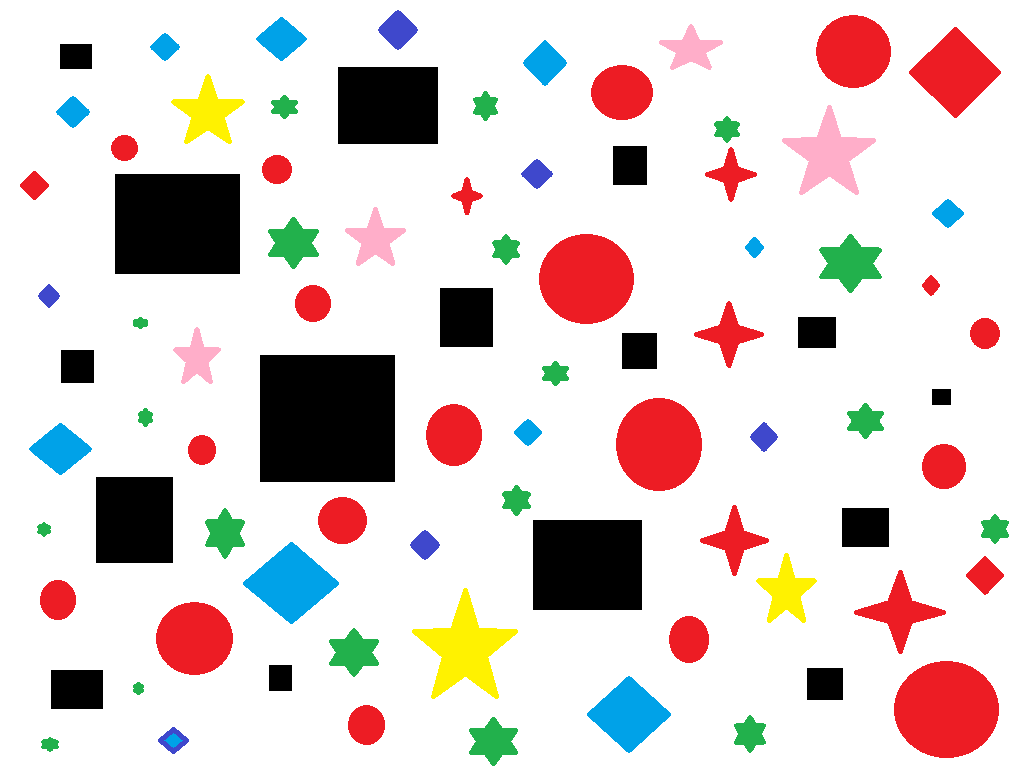
#> input picture Eliminate Small Objects/AAA.jpg, 1024 x 768 px
$ jupyter execute ESO.ipynb
#> lines starting #> are read from the running program, lines starting #| are printed output that depends on the picture; after the words box and inside, x2 and y2 are one past the last pixel; in counts of white or black regions, pixels touching at a corner belong together
## Improt Lib

[cell 1]
import cv2 as cv
import numpy as np
from matplotlib import pyplot as plt

## Load Image

[cell 2]
## !wget https://assets.gezdev.com/dip/AAA.bmp

[cell 3]
src = cv.imread("./AAA.jpg")
#> src is the input picture: shape (768, 1024, 3); mean B, G, R 209.5, 211.3, 222.4
gray_img = cv.cvtColor(src,cv.COLOR_BGR2GRAY)
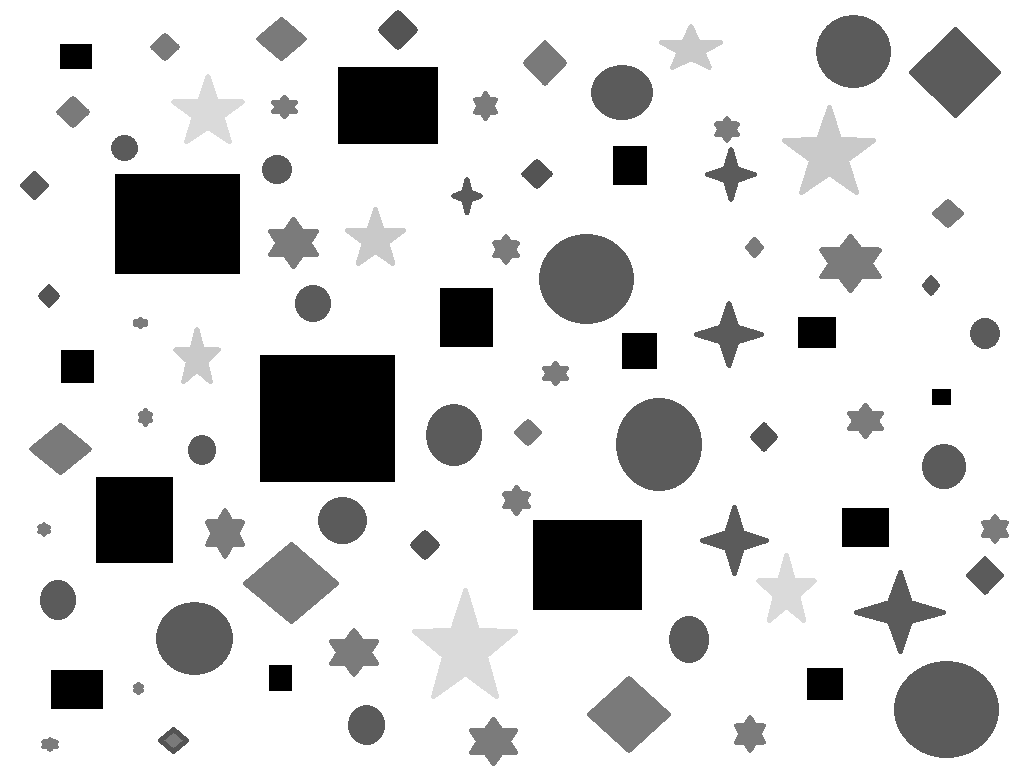
#> gray_img: shape (768, 1024); min 0, max 255, mean 214.4
canny_image = cv.Canny(gray_img, 50, 150)
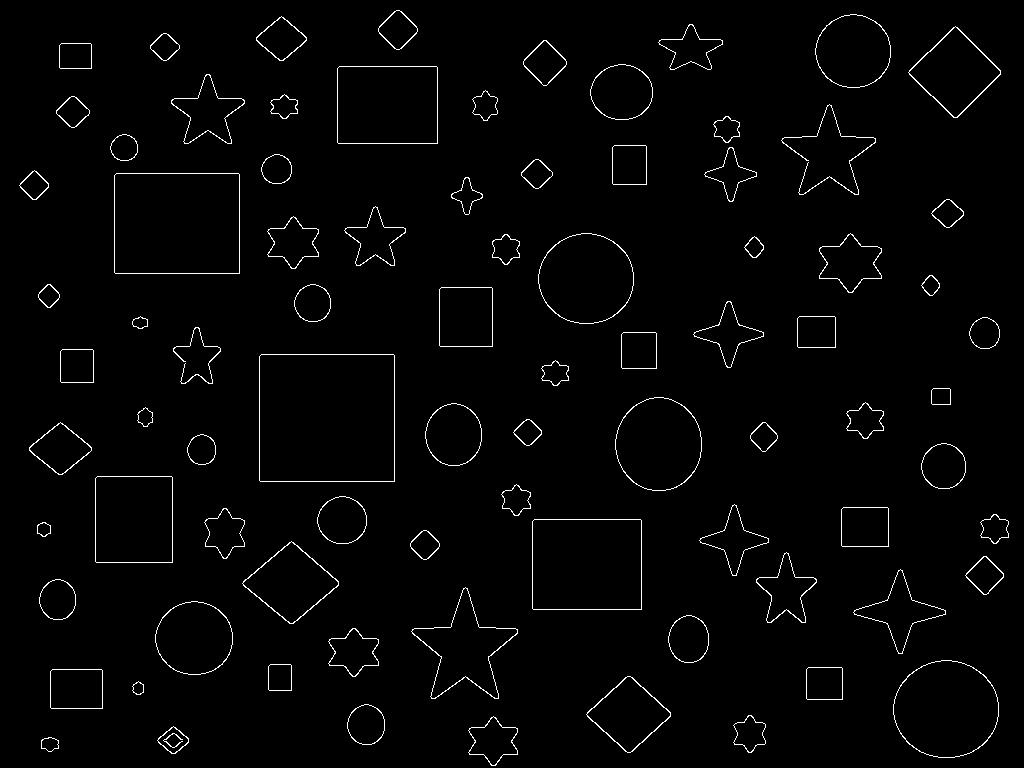
#> canny_image: shape (768, 1024); 1.9% white in thin lines or dots
plt.rcParams["figure.figsize"] = [8, 8]
plt.imshow(canny_image,cmap='gray')
plt.show()

[cell 4]
from numpy import random ## เรียกใช้งานโหมดสุ่ม
contours, hierarchy = cv.findContours(canny_image, cv.RETR_EXTERNAL, cv.CHAIN_APPROX_SIMPLE)
#> contours = 84 contours; largest, box (x1, y1, x2, y2) and area: (259, 354, 395, 482) 17142, (114, 173, 240, 274) 12497, (532, 519, 642, 610) 9807, (893, 660, 999, 758) 8000, (337, 66, 438, 144) 7697
## Remove Coutours[i] ที่มีขนาดน้อยกว่า 3000 px ยกกำลัง 2
i = 0
while(1):
    _,_,w,h = cv. boundingRect(contours[i])
    if (w*h) <= 3000:
        contours.pop(i)
        i = i-1     ## Reset ค่าของ i
    i-i+1
    if(i>-len(contours)):
        break;
#> this loop made 1 pass
#> (w, h) on pass 1: (18, 15)
#> after the loop, contours = 83 contours; largest, box (x1, y1, x2, y2) and area: (259, 354, 395, 482) 17142, (114, 173, 240, 274) 12497, (532, 519, 642, 610) 9807, (893, 660, 999, 758) 8000, (337, 66, 438, 144) 7697; i = -1
## re-check > 3000
for i,value in enumerate(contours):
    _,_,w,h, = cv.boundingRect(contours[i])
    if (w*h) <= 3000:
        print(w*h)
#> this loop made 83 passes
#> (w, h) on passes 1 to 12: (32, 28), (50, 50), (33, 38), (38, 41), (12, 14), (85, 77), (53, 40), (37, 33), (24, 27), (106, 98), (51, 49), (41, 48)
#| 896
#| 2500
#| 1254
#| 1558
#| 168
#| 2120
#| 1221
#| 648
#> (further printed lines are left out)

edge_img = canny_image.copy() ## สำเนาภาพ
drawn_contour_img = np.zeros(edge_img.shape,dtype=np.uint8) ## สร้างภาพเปล่าๆ ขึ้นมาเพื่อวาด Contourที่เราหาได้
drawn_contour_img = cv.cvtColor(drawn_contour_img,cv.COLOR_GRAY2RGB) ## ใช้สี
#> drawn_contour_img: shape (768, 1024, 3); every value is 0

for i,value in enumerate(contours): ## ใช้ Loop เข้าใน Contours
    c = random.randint(255, size=(3))   ## สุ่มค่าสี
    color = (c[0].item(),c[1].item(),c[2].item())   ## ใช้สี
    cv.drawContours(drawn_contour_img, contours, i, color, 1) ## วาด contours
    x,y,w,h = cv.boundingRect(contours[i]) ## กำหนดตัวแปร ไว้สร้างกรอบสี่เหลี่ยม ทุก contours
    cv.putText(drawn_contour_img,str(i+1),(x,y-3),cv.FONT_HERSHEY_SIMPLEX,0.4,color,1)  ## ตัวเลขบอกจำนวนของกรอบสี่เหลี่ยม
    cv.rectangle(drawn_contour_img,(x,y),(x+w,y+h),color,1) ## วาดกรอบสี่เหลี่ยม
#> this loop made 83 passes
#> (color, x, y, w, h) on passes 1 to 12: ((172, 47, 117), 157, 726, 32, 28), ((192, 67, 251), 468, 716, 50, 50), ((195, 103, 9), 733, 715, 33, 38), ((211, 21, 242), 347, 704, 38, 41), ((36, 87, 70), 132, 681, 12, 14), ((216, 88, 140), 586, 676, 85, 77), ((58, 193, 230), 50, 669, 53, 40), ((39, 87, 174), 806, 667, 37, 33), ((88, 81, 165), 268, 664, 24, 27), ((25, 77, 72), 893, 660, 106, 98), ((9, 148, 115), 328, 628, 51, 49), ((208, 243, 197), 668, 615, 41, 48)
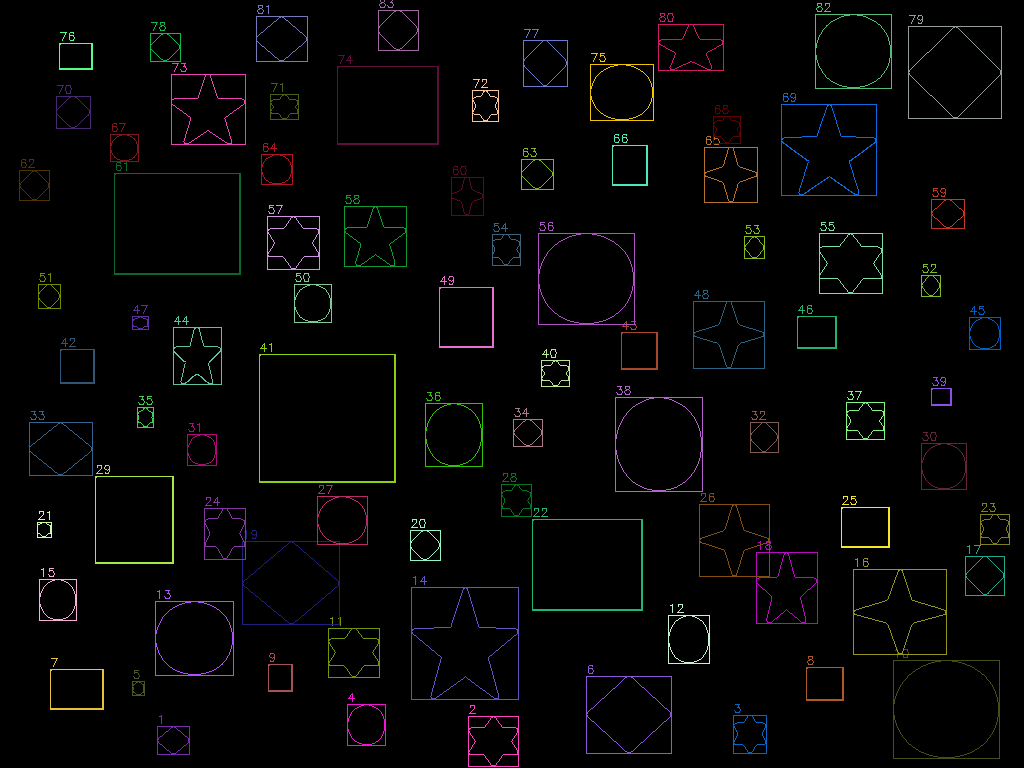
#> drawn_contour_img: shape (768, 1024, 3); mean B, G, R 4.4, 4.5, 4.7

plt.rcParams["figure.figsize"] = [15, 15] ## ขนาดของรูป
plt.imshow(drawn_contour_img)
plt.show()

print(f"All Circle => {i+1}") ## แสดงจำนวนกรอบทั้งหมด
#| All Circle => 83
